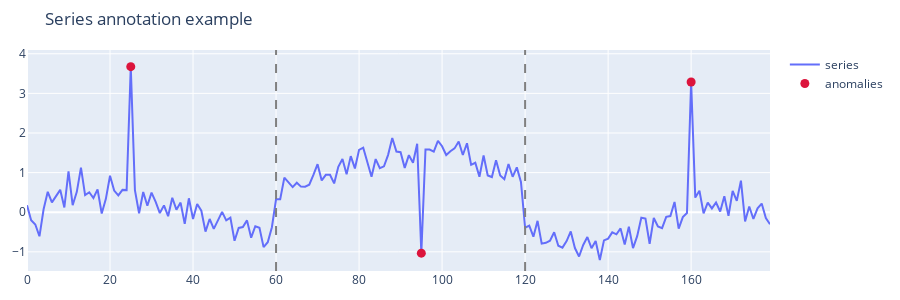

Source (notebook cell):
### Markdown cell above
## Annotation setup and notation
We produce labels $a_t$ or intervals for a series $y_{1:T}$:

$$
a_t = g(y_{1:T})
$$

with $a_t$ marking anomalies, regimes, or change points.

### Code cell
import numpy as np
import plotly.graph_objects as go

rng = np.random.default_rng(14)
t = np.arange(180)
y = 0.5 * np.sin(t / 12) + 0.25 * rng.normal(size=t.size)
y[60:] += 1.1
y[120:] -= 1.4
change_points = [60, 120]
anoms = np.array([25, 95, 160])
y[anoms] += np.array([3.2, -2.5, 3.7])

fig = go.Figure()
fig.add_trace(go.Scatter(x=t, y=y, mode="lines", name="series"))
fig.add_trace(
    go.Scatter(
        x=anoms,
        y=y[anoms],
        mode="markers",
        marker=dict(color="crimson", size=9),
        name="anomalies",
    )
)
for cp in change_points:
    fig.add_vline(x=cp, line_dash="dash", line_color="gray")

fig.update_layout(
    title="Series annotation example",
    height=300,
    margin=dict(l=20, r=20, t=50, b=20),
)
fig.show()

### Figure 1 — Plotly figure (JSON) as saved in the notebook; plotly's stock layout.template omitted (floating-point values rounded to 4 significant figures; data arrays with more than 128 entries replaced by an {"elided": "..."} marker saying what was removed)
{"data": [{"mode": "lines", "name": "series", "type": "scatter", "x": {"elided": "180 int values"}, "y": {"elided": "180 float values"}}, {"marker": {"color": "crimson", "size": 9}, "mode": "markers", "name": "anomalies", "type": "scatter", "x": [25, 95, 160], "y": [3.674, -1.033, 3.287]}], "layout": {"height": 300, "margin": {"b": 20, "l": 20, "r": 20, "t": 50}, "shapes": [{"line": {"color": "gray", "dash": "dash"}, "type": "line", "x0": 60, "x1": 60, "xref": "x", "y0": 0, "y1": 1, "yref": "y domain"}, {"line": {"color": "gray", "dash": "dash"}, "type": "line", "x0": 120, "x1": 120, "xref": "x", "y0": 0, "y1": 1, "yref": "y domain"}], "title": {"text": "Series annotation example"}}}
